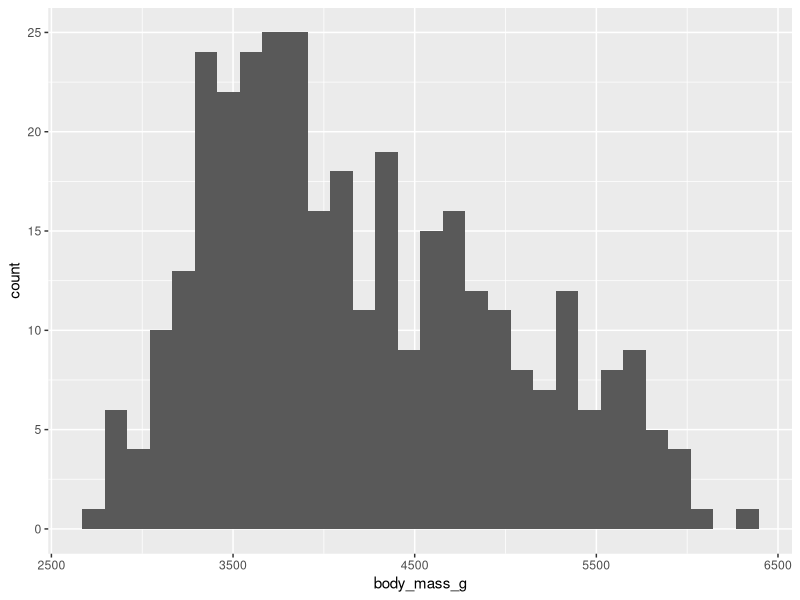
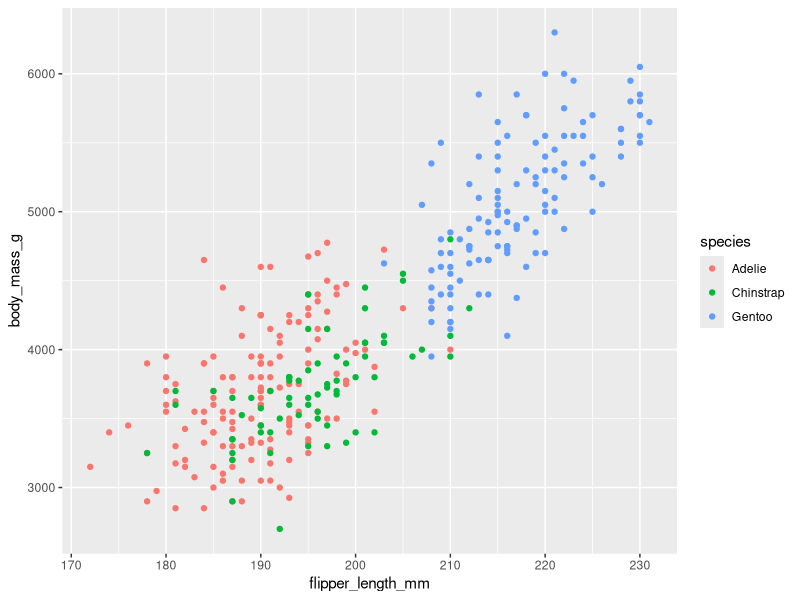
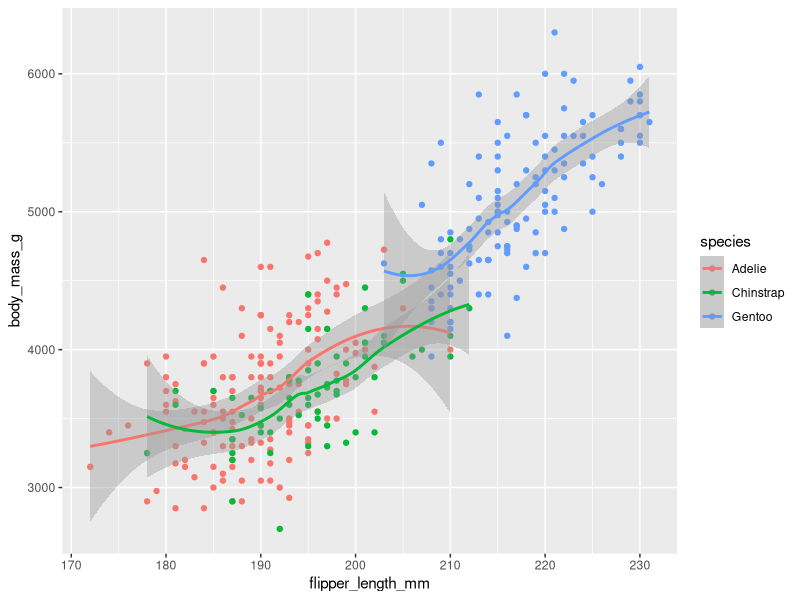
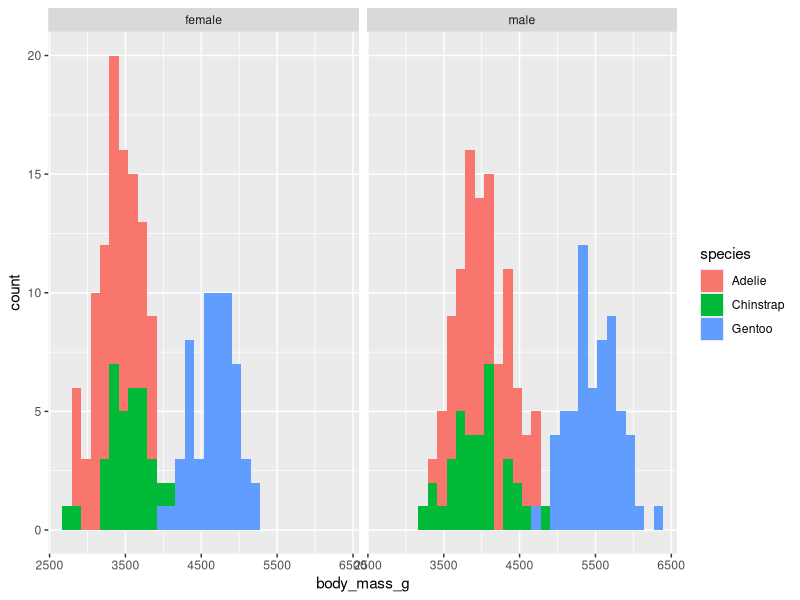

Reproduce these figures in R, in order.
## ---- chunk 1

library(ggplot2)

pengs = palmerpenguins::penguins

ggplot(pengs, aes(x = body_mass_g)) +
    geom_histogram()

## ---- chunk 2

ggplot(pengs, aes(x = flipper_length_mm, y = body_mass_g, color = species)) +
    geom_point()

## ---- chunk 3

ggplot(pengs, aes(x = flipper_length_mm, y = body_mass_g, color = species)) +
    geom_point() +
    geom_smooth()
 
## ---- chunk 4

pengs = na.omit(pengs)

ggplot(pengs, aes(x = body_mass_g, fill = species)) +
    geom_histogram() +
    facet_wrap(vars(sex))

